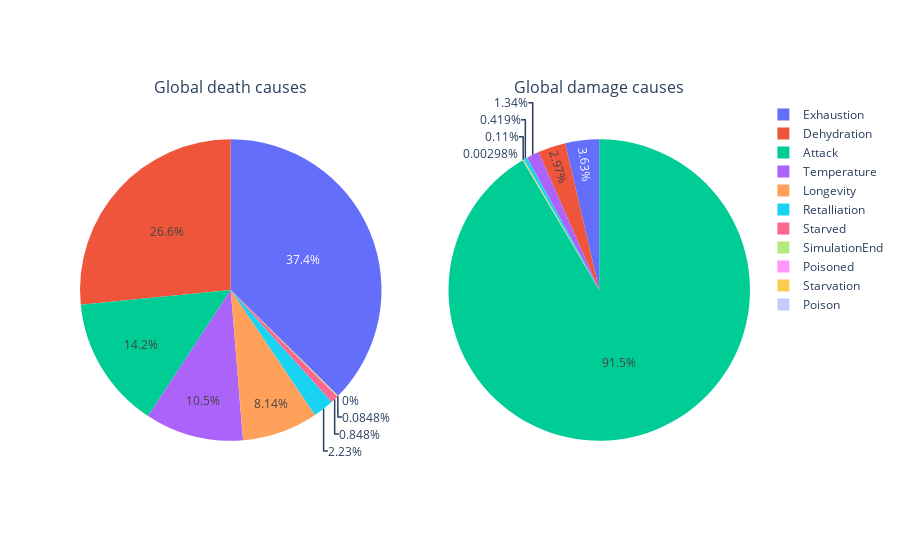

Notebook cell for this chart:
### Code cell
oa.ShowGlobalInfo(results['GlobalDeathCauses'][0], results['GlobalDamageReception'][0])

### Figure 1 — Plotly figure (JSON) as saved in the notebook; plotly's stock layout.template omitted (floating-point values rounded to 4 significant figures)
{"data": [{"domain": {"x": [0, 0.45], "y": [0, 1]}, "labels": ["Temperature", "Attack", "Retalliation", "Starved", "Dehydration", "Exhaustion", "Poisoned", "Longevity", "SimulationEnd"], "type": "pie", "values": [373, 502, 79, 30, 939, 1322, 0, 288, 3]}, {"domain": {"x": [0.55, 1], "y": [0, 1]}, "labels": ["Temperature", "Attack", "Retalliation", "Starvation", "Dehydration", "Exhaustion", "Poison"], "type": "pie", "values": [29160.0, 1987466, 9093.0, 2380, 64583, 78809, 64.8]}], "layout": {"annotations": [{"font": {"size": 16}, "showarrow": false, "text": "Global death causes", "x": 0.225, "xanchor": "center", "xref": "paper", "y": 1, "yanchor": "bottom", "yref": "paper"}, {"font": {"size": 16}, "showarrow": false, "text": "Global damage causes", "x": 0.775, "xanchor": "center", "xref": "paper", "y": 1, "yanchor": "bottom", "yref": "paper"}]}}
